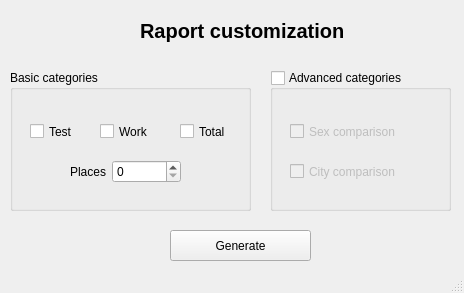
<?xml version="1.0" encoding="UTF-8"?>
<ui version="4.0">
 <class>MainWindow</class>
 <widget class="QMainWindow" name="MainWindow">
  <property name="geometry">
   <rect>
    <x>0</x>
    <y>0</y>
    <width>464</width>
    <height>293</height>
   </rect>
  </property>
  <property name="minimumSize">
   <size>
    <width>464</width>
    <height>293</height>
   </size>
  </property>
  <property name="maximumSize">
   <size>
    <width>464</width>
    <height>293</height>
   </size>
  </property>
  <property name="windowTitle">
   <string>MainWindow</string>
  </property>
  <widget class="QWidget" name="centralwidget">
   <widget class="QLabel" name="label">
    <property name="geometry">
     <rect>
      <x>140</x>
      <y>0</y>
      <width>211</width>
      <height>61</height>
     </rect>
    </property>
    <property name="font">
     <font>
      <pointsize>15</pointsize>
      <weight>75</weight>
      <bold>true</bold>
     </font>
    </property>
    <property name="text">
     <string>Raport customization</string>
    </property>
   </widget>
   <widget class="QGroupBox" name="groupBox">
    <property name="geometry">
     <rect>
      <x>10</x>
      <y>70</y>
      <width>241</width>
      <height>141</height>
     </rect>
    </property>
    <property name="title">
     <string>Basic categories</string>
    </property>
    <widget class="QCheckBox" name="checkBox">
     <property name="geometry">
      <rect>
       <x>20</x>
       <y>50</y>
       <width>92</width>
       <height>23</height>
      </rect>
     </property>
     <property name="text">
      <string>Test</string>
     </property>
     <property name="tristate">
      <bool>false</bool>
     </property>
    </widget>
    <widget class="QCheckBox" name="checkBox_2">
     <property name="geometry">
      <rect>
       <x>90</x>
       <y>50</y>
       <width>92</width>
       <height>23</height>
      </rect>
     </property>
     <property name="text">
      <string>Work</string>
     </property>
    </widget>
    <widget class="QCheckBox" name="checkBox_3">
     <property name="geometry">
      <rect>
       <x>170</x>
       <y>50</y>
       <width>92</width>
       <height>23</height>
      </rect>
     </property>
     <property name="text">
      <string>Total</string>
     </property>
    </widget>
    <widget class="QWidget" name="formLayoutWidget">
     <property name="geometry">
      <rect>
       <x>60</x>
       <y>90</y>
       <width>111</width>
       <height>31</height>
      </rect>
     </property>
     <layout class="QFormLayout" name="formLayout">
      <item row="0" column="0">
       <widget class="QLabel" name="label_2">
        <property name="text">
         <string>Places</string>
        </property>
       </widget>
      </item>
      <item row="0" column="1">
       <widget class="QSpinBox" name="spinBox"/>
      </item>
     </layout>
    </widget>
   </widget>
   <widget class="QGroupBox" name="groupBox_2">
    <property name="geometry">
     <rect>
      <x>270</x>
      <y>70</y>
      <width>181</width>
      <height>141</height>
     </rect>
    </property>
    <property name="title">
     <string>Advanced categories</string>
    </property>
    <property name="checkable">
     <bool>true</bool>
    </property>
    <property name="checked">
     <bool>false</bool>
    </property>
    <widget class="QCheckBox" name="checkBox_4">
     <property name="geometry">
      <rect>
       <x>20</x>
       <y>50</y>
       <width>131</width>
       <height>23</height>
      </rect>
     </property>
     <property name="text">
      <string>Sex comparison</string>
     </property>
    </widget>
    <widget class="QCheckBox" name="checkBox_5">
     <property name="geometry">
      <rect>
       <x>20</x>
       <y>90</y>
       <width>131</width>
       <height>23</height>
      </rect>
     </property>
     <property name="text">
      <string>City comparison</string>
     </property>
    </widget>
   </widget>
   <widget class="QPushButton" name="pushButton">
    <property name="geometry">
     <rect>
      <x>170</x>
      <y>230</y>
      <width>141</width>
      <height>31</height>
     </rect>
    </property>
    <property name="text">
     <string>Generate</string>
    </property>
   </widget>
  </widget>
  <widget class="QMenuBar" name="menubar">
   <property name="geometry">
    <rect>
     <x>0</x>
     <y>0</y>
     <width>464</width>
     <height>22</height>
    </rect>
   </property>
  </widget>
  <widget class="QStatusBar" name="statusbar"/>
 </widget>
 <resources/>
 <connections/>
</ui>
